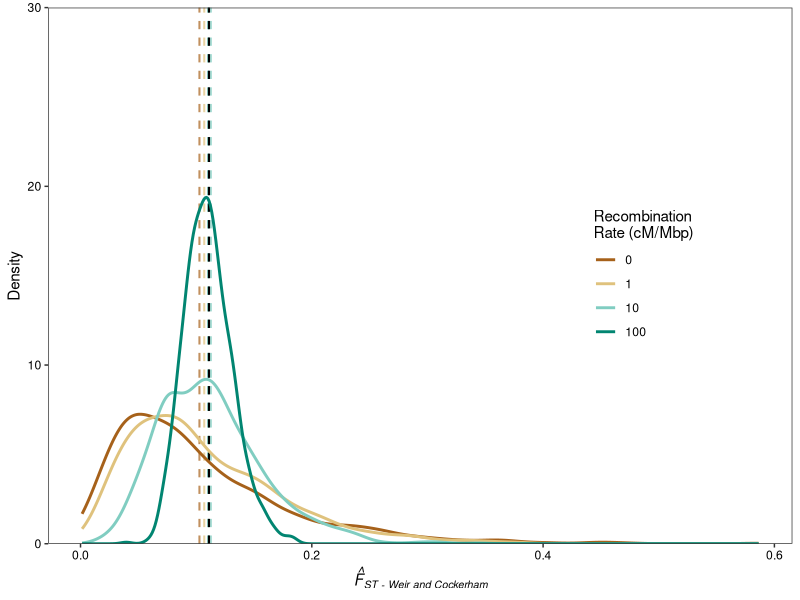

This figure's R source: (Note: this script raises an error after producing the figure.)

rm( list = ls())
options(scipen=6)


library(reshape2)
library(ggplot2)
library(scales)
library(ggpubr)

fst <- read.csv('finishedRuns/Island.csv')

fst_means<-tapply(fst$weighted_Fst, fst$rec, mean)

FstMeanDF <- data.frame( weightedFst = fst_means, rec = as.numeric(names(fst_means))*1e8)
## Figure for the paper

cbPalette <- c( "#009E73", "#0072B2", "#D55E00", "#CC79A7")

pal<- c('#a6611a','#dfc27d','#80cdc1','#018571')


mean_fst_dens_main_text <- ggplot(data = fst, aes( x = weighted_Fst, col = as.factor(rec*1e8))) + 
  geom_vline(data = FstMeanDF, aes(xintercept = weightedFst, col = as.factor(rec)), lwd = 0.7, alpha = 0.7 , show.legend = F, lty = 2)+
  geom_vline(aes(xintercept = 1/9), lwd = 0.7, lty = 2)+
  geom_line(adjust = 1, stat = 'density',lwd = 1, position = 'identity')+
  scale_x_continuous( expression(italic(hat(F)["ST - Weir and Cockerham"])) ) +
  scale_fill_manual("Recombination\nRate (cM/Mbp)", values = pal)+
  scale_color_manual("Recombination\nRate (cM/Mbp)",values = pal)+
  scale_y_continuous("Density", expand = c(0, 0), limits = c(0,30))+
  theme_bw()+
  theme(
    axis.text.x  = element_text(colour = 'black'),
    axis.text.y  = element_text(colour = 'black'),
    legend.position = c(0.8, 0.50),
    legend.text.align = 0,
    panel.grid.minor = element_blank(),
    panel.grid.major = element_blank()
  )

### For figure 1

pdf("Plots/Island_Fst_Plot.pdf", height = 4.5, width = 5)
print(mean_fst_dens_main_text)
dev.off()


mean_fst_dens <- ggplot(data = fst, aes( x = weighted_Fst, col = as.factor(rec*1e8))) + 
  geom_vline(data = FstMeanDF, aes(xintercept = weightedFst, col = as.factor(rec)), lwd = 0.7, alpha = 0.7 , show.legend = F, lty = 2)+
  geom_line(adjust = 1, stat = 'density',lwd = 1, position = 'identity')+
  scale_x_continuous( expression(italic(hat(F)["ST - Weir and Cockerham"])) ) +
  scale_fill_manual("Recombination\nRate (cM/Mbp)", values = pal)+
  scale_color_manual("Recombination\nRate (cM/Mbp)",values = pal)+
  scale_y_continuous("Density", expand = c(0, 0), limits = c(0,30))+
 # guides(vline= FALSE)+
    theme_bw()+
  theme(
    axis.text.x  = element_text(colour = 'black'),
    axis.text.y  = element_text(colour = 'black'),
    legend.text.align = 0,
    panel.grid.minor = element_blank(),
    panel.grid.major = element_blank()
  )


dxy_means<-tapply(fst$d_xy, fst$rec, mean)
DxyMeanDF <- data.frame( Dxy_mean = dxy_means, rec= as.numeric(names(dxy_means))*1e8)

mean_dxy_dens <- ggplot(data = fst, aes( x = d_xy, fill = as.factor(rec), col = as.factor(rec*1e8))) + 
  geom_vline(data = DxyMeanDF, aes(xintercept = dxy_means, col = as.factor(rec)), lwd = 0.7, alpha = 0.7 , show.legend = F, lty = 2)+
  geom_line( adjust = 1, lwd = 1, stat = 'density',  position = 'identity')+
  scale_x_continuous( expression(italic(D[XY]))) +
  scale_fill_manual("Recombination\nRate (cM/Mbp)", values = pal)+
  scale_color_manual("Recombination\nRate (cM/Mbp)",values = pal)+
  scale_y_continuous("Density", expand = c(0, 0), limits = c(0,800))+
  guides(colour = F, fill = F)+
         #  scale_y_continuous("Frequency", expand = c(0, 0), limits = c(0,14))+
  theme_bw()+
  theme(
    axis.text.x  = element_text(colour = 'black'),
    axis.text.y  = element_text(colour = 'black'),
    panel.grid.minor = element_blank(),
    panel.grid.major = element_blank()
  )




pdf("Plots/Fst_Dxy_Plot.pdf", height = 10, width = 5)
ggarrange(mean_fst_dens, mean_dxy_dens, ncol = 1, nrow = 2)
dev.off()


png("Plots/Fst_Dxy_Plot.png", height = 10, width = 5, units = 'in', res = 300)
ggarrange(mean_fst_dens, mean_dxy_dens, ncol = 1, nrow = 2)
dev.off()

#### Density plots for each summary stat 

diversity_means<-tapply(fst$diversity, fst$rec, mean)
diversityMeanDF <- data.frame( diversity_mean = diversity_means, rec = as.numeric(names(diversity_means))*1e8)

mean_diversity_dens <- ggplot(data = fst, aes( x = diversity, fill = as.factor(rec), col = as.factor(rec*1e8))) + 
  geom_vline(data = diversityMeanDF, aes(xintercept = diversity_means, col = as.factor(rec)), lwd = 0.7, alpha = 0.7 , show.legend = F, lty = 2)+
  geom_line( adjust = 1, lwd = 1, stat = 'density',  position = 'identity')+
  scale_x_continuous( expression(italic(pi[W,1]))) +
  scale_fill_manual("Recombination\nRate (cM/Mbp)", values = pal)+
  scale_color_manual("Recombination\nRate (cM/Mbp)",values = pal)+
  scale_y_continuous("Density", expand = c(0, 0), limits = c(0,800))+
#  guides(colour = F, fill = F)+
  #  scale_y_continuous("Frequency", expand = c(0, 0), limits = c(0,14))+
  theme_bw()+
  theme(
    axis.text.x  = element_text(colour = 'black'),
    axis.text.y  = element_text(colour = 'black'),
    panel.grid.minor = element_blank(),
    panel.grid.major = element_blank()
  )

tajima_means<-tapply(fst$Tajima_D, fst$rec, mean)
TajimaMeanDF <- data.frame( tajima_mean = tajima_means, rec = as.numeric(names(tajima_means))*1e8)

mean_tajima_dens <- ggplot(data = fst, aes( x = Tajima_D, fill = as.factor(rec), col = as.factor(rec*1e8))) + 
  geom_vline(data = TajimaMeanDF, aes(xintercept = tajima_mean, col = as.factor(rec)), lwd = 0.7, alpha = 0.7 , show.legend = F, lty = 2)+
  geom_line( adjust = 1, lwd = 1, stat = 'density',  position = 'identity')+
  scale_x_continuous( expression(italic("Tajima's D"))) +
  scale_fill_manual("Recombination\nRate (cM/Mbp)", values = pal)+
  scale_color_manual("Recombination\nRate (cM/Mbp)",values = pal)+
#  scale_y_continuous("Density", expand = c(0, 0), limits = c(0,800))+
#  guides(colour = F, fill = F)+
  #  scale_y_continuous("Frequency", expand = c(0, 0), limits = c(0,14))+
  theme_bw()+
  theme(
    axis.text.x  = element_text(colour = 'black'),
    axis.text.y  = element_text(colour = 'black'),
    panel.grid.minor = element_blank(),
    panel.grid.major = element_blank()
  )

H12_means<-tapply(fst$H12, fst$rec, mean)
H12MeanDF <- data.frame( H12_mean = H12_means, rec = as.numeric(names(H12_means))*1e8)

mean_H12_dens <- ggplot(data = fst, aes( x = H12, fill = as.factor(rec), col = as.factor(rec*1e8))) + 
  geom_vline(data = H12MeanDF, aes(xintercept = H12_mean, col = as.factor(rec)), lwd = 0.7, alpha = 0.7 , show.legend = F, lty = 2)+
  geom_line( adjust = 1, lwd = 1, stat = 'density',  position = 'identity')+
  scale_x_continuous( expression(italic("Garud's H12")), limits = c(0,0.15)) +
  scale_fill_manual("Recombination\nRate (cM/Mbp)", values = pal)+
  scale_color_manual("Recombination\nRate (cM/Mbp)",values = pal)+
#  scale_y_continuous("Density", expand = c(0, 0), limits = c(0,800))+
#  guides(colour = F, fill = F)+
  #  scale_y_continuous("Frequency", expand = c(0, 0), limits = c(0,14))+
  theme_bw()+
  theme(
    axis.text.x  = element_text(colour = 'black'),
    axis.text.y  = element_text(colour = 'black'),
    panel.grid.minor = element_blank(),
    panel.grid.major = element_blank()
  )

# Combine into one 5 panel plot with a common legend
all_summary_stats <- ggarrange(mean_fst_dens, mean_dxy_dens, mean_diversity_dens, mean_tajima_dens, mean_H12_dens, ncol = 5, nrow = 1, common.legend = T)

pdf("Plots/summary_stat_densities.pdf", width = 18, height = 4)
print(all_summary_stats)
dev.off()


##############################################
##############################################
##### THERE IS NO SPOON#######################
##############################################
##############################################
### MAKE THE MATRIX PLOT #####################
##############################################

fst_v_dxy <- ggplot(data = fst, aes(x = weighted_Fst, y = d_xy, col = as.factor(rec*1e8)))+
    geom_point(alpha = 0.5)+
    facet_wrap(~rec)+
    scale_y_continuous(expression(italic(D[XY])))+
    scale_x_continuous(expression(italic(hat(F)["ST - Weir and Cockerham"])))+
    theme_bw()+
    scale_colour_manual("Recombination \nRate (cM/Mbp)", values = pal)+
    theme(
      strip.text = element_blank(),
      axis.text.x = element_text( size = 9),
      axis.title.x = element_blank( ),
      axis.text.y = element_text( size = 9),
      axis.title.y = element_text( size = 9)
      #    legend.position = c(0.85, 0.85)
    )
  
  
fst_v_diversity <- ggplot(data = fst, aes(x = weighted_Fst, y = diversity, col = as.factor(rec*1e8)))+
  geom_point(alpha = 0.5)+
  facet_wrap(~rec)+
  scale_y_continuous(expression(italic(pi)))+
  scale_x_continuous(expression(italic(hat(F)["ST - Weir and Cockerham"])))+
  theme_bw()+
  scale_colour_manual("Recombination \nRate (cM/Mbp)", values = pal)+
  theme(
    strip.text = element_blank(),
    axis.text.x = element_text( size = 9),
    axis.title.x = element_blank( ),
    axis.text.y = element_text( size = 9),
    axis.title.y = element_text( size = 9)
    #    legend.position = c(0.85, 0.85)
  )

fst_v_tajima <- ggplot(data = fst, aes(x = weighted_Fst, y = Tajima_D, col = as.factor(rec*1e8)))+
  geom_point(alpha = 0.5)+
  facet_wrap(~rec)+
  scale_y_continuous(expression(italic("Tajima's D")))+
  scale_x_continuous(expression(italic(hat(F)["ST - Weir and Cockerham"])))+
  theme_bw()+
  scale_colour_manual("Recombination \nRate (cM/Mbp)", values = pal)+
  theme(
    strip.text = element_blank(),
    axis.text.x = element_text( size = 9),
    axis.title.x = element_blank( ),
    axis.text.y = element_text( size = 9),
    axis.title.y = element_text( size = 9)
    #    legend.position = c(0.85, 0.85)
  )


fst_v_H12 <- ggplot(data = fst, aes(x = weighted_Fst, y = H12, col = as.factor(rec*1e8)))+
  geom_point(alpha = 0.5)+
  facet_wrap(~rec)+
  scale_y_continuous(expression(italic("Garud's H12")))+
  scale_x_continuous(expression(italic(hat(F)["ST - Weir and Cockerham"])))+
  theme_bw()+
  scale_colour_manual("Recombination \nRate (cM/Mbp)", values = pal)+
  theme(
    strip.text = element_blank(),
    axis.text.x = element_text( size = 9),
    axis.title.x = element_text( size = 9),
    axis.text.y = element_text( size = 9),
    axis.title.y = element_text( size = 9)
    #    legend.position = c(0.85, 0.85)
  )

dxy_v_diversity <- ggplot(data = fst, aes(x = d_xy, y = diversity, col = as.factor(rec*1e8)))+
  geom_point(alpha = 0.5)+
  facet_wrap(~rec)+
  scale_y_continuous(expression(italic(pi["W,1"])))+
  scale_x_continuous(expression(italic(D[XY])))+
  theme_bw()+
  scale_colour_manual("Recombination \nRate (cM/Mbp)", values = pal)+
  theme(
    strip.text = element_blank(),
    axis.text.x = element_text( size = 9),
    axis.title.x = element_blank( ),
    axis.text.y = element_text( size = 9),
    axis.title.y = element_blank( )
    #    legend.position = c(0.85, 0.85)
  )

dxy_v_tajima <- ggplot(data = fst, aes(x = d_xy, y = Tajima_D, col = as.factor(rec*1e8)))+
  geom_point(alpha = 0.5)+
  facet_wrap(~rec)+
  scale_y_continuous(expression(italic("Tajima's D")))+
  scale_x_continuous(expression(italic(D[XY])))+
  theme_bw()+
  scale_colour_manual("Recombination \nRate (cM/Mbp)", values = pal)+
  theme(
    strip.text = element_blank(),
    axis.text.x = element_text( size = 9),
    axis.title.x = element_blank( ),
    axis.text.y = element_text( size = 9),
    axis.title.y = element_blank( )
    #    legend.position = c(0.85, 0.85)
  )


dxy_v_H12 <- ggplot(data = fst, aes(x = d_xy, y = H12, col = as.factor(rec*1e8)))+
  geom_point(alpha = 0.5)+
  facet_wrap(~rec)+
  scale_y_continuous(expression(italic("Garud's H12")))+
  scale_x_continuous(expression(italic(D[XY])))+
  theme_bw()+
  scale_colour_manual("Recombination \nRate (cM/Mbp)", values = pal)+
  theme(
    strip.text = element_blank(),
    axis.text.x = element_text( size = 9),
    axis.title.x = element_text( size = 9),
    axis.text.y = element_text( size = 9),
    axis.title.y = element_blank( )
    #    legend.position = c(0.85, 0.85)
  )

diversity_v_tajima <- ggplot(data = fst, aes(x = diversity, y = Tajima_D, col = as.factor(rec*1e8)))+
  geom_point(alpha = 0.5)+
  facet_wrap(~rec)+
  scale_y_continuous(expression(italic("Tajima's D")))+
  scale_x_continuous(expression(italic(pi)))+
  theme_bw()+
  scale_colour_manual("Recombination \nRate (cM/Mbp)", values = pal)+
  theme(
    strip.text = element_blank(),
    axis.text.x = element_text( size = 9),
#    axis.title.x = element_text( size = 9),
    axis.text.y = element_text( size = 9),
#    axis.title.y = element_text( size = 9),
    axis.title.x = element_blank( ),
    axis.title.y = element_blank( )
    #    legend.position = c(0.85, 0.85)
  )


diversity_v_H12 <- ggplot(data = fst, aes(x = diversity, y = H12, col = as.factor(rec*1e8)))+
  geom_point(alpha = 0.5)+
  facet_wrap(~rec)+
  scale_y_continuous(expression(italic("Garud's H12")))+
  scale_x_continuous(expression(italic(pi)))+
  theme_bw()+
  scale_colour_manual("Recombination \nRate (cM/Mbp)", values = pal)+
  theme(
    strip.text = element_blank(),
    axis.text.x = element_text( size = 9),
    axis.title.x = element_text( size = 9),
    axis.text.y = element_text( size = 9),
 #   axis.title.y = element_text( size = 9),
    #    axis.title.y = element_text( size = 9),
    axis.title.y = element_blank( )
  )


tajima_v_H12 <- ggplot(data = fst, aes(x = Tajima_D, y = H12, col = as.factor(rec*1e8)))+
  geom_point(alpha = 0.5)+
  facet_wrap(~rec)+
  scale_y_continuous(expression(italic("Garud's H12")))+
  scale_x_continuous(expression(italic("Tajima's D")))+
  theme_bw()+
  scale_colour_manual("Recombination \nRate (cM/Mbp)", values = pal)+
  theme(
    strip.text = element_blank(),
    axis.text.x = element_text( size = 9),
    axis.title.x = element_text( size = 9),
    axis.text.y = element_text( size = 9),
#    axis.title.y = element_text( size = 12),
    axis.title.y = element_blank( )
    #    legend.position = c(0.85, 0.85)
  )


library(ggpubr)
library(gridExtra)
library(grid)
ng = nullGrob()
matrixPlot <- ggarrange( fst_v_dxy, ng, ng, ng,
           fst_v_diversity, dxy_v_diversity, ng, ng,
           fst_v_tajima, dxy_v_tajima, diversity_v_tajima, ng,
           fst_v_H12, dxy_v_H12, diversity_v_H12, tajima_v_H12, common.legend = T, nrow = 4, ncol = 4, legend = 'bottom')

pdf('Plots/summary_stat_matrix.pdf', height  = 20, width = 20)
print(matrixPlot)
dev.off()

png('Plots/summary_stat_matrix.png', height  = 20, width = 20, res = 300, units = 'in')
print(matrixPlot)
dev.off()

#### Plot the Fst density for each demographic model

two_patch <- read.csv('finishedRuns/2Patch.csv')
two_patch$model <- 'Two Deme Model'
island <- read.csv('finishedRuns/Island.csv')
island$model <- '100 Deme Island Model'
ring <- read.csv('finishedRuns/Ring.csv')
ring$model <- '20 Deme Ring Model'
cline <- read.csv('finishedRuns/cline.csv')
cline$model <- '20 Deme 1-Dimensional Cline'

models <- rbind ( two_patch, island, ring, cline )

#fst_means<-tapply(fst$weighted_Fst, fst$rec, mean)

FstMeanDF <- data.frame( weightedFst = fst_means, rec = names(fst_means))
## Figure for the paper
cbPalette <- c( "#009E73", "#0072B2", "#D55E00", "#CC79A7")

pal<- c('#a6611a','#dfc27d','#80cdc1','#018571')


model_plots <- ggplot(data = models, aes( x = weighted_Fst, col = as.factor(rec*1e8))) + 
  geom_line(stat = 'density',lwd = 1, position = 'identity')+
  facet_wrap(~model)+
  scale_x_continuous( expression(italic(hat(F)["ST - Weir and Cockerham"])) ) +
  scale_fill_manual("Recombination\nRate (cM/Mbp)", values = pal)+
  scale_color_manual("Recombination\nRate (cM/Mbp)",values = pal)+
  scale_y_continuous("Density", expand = c(0, 0), limits = c(0,25))+
  theme_bw()+
  theme(
    axis.text.x  = element_text(colour = 'black'),
    axis.text.y  = element_text(colour = 'black'),
    legend.text.align = 0,
    strip.text.x = element_text(face = 'bold'), 
    panel.grid.minor = element_blank(),
    panel.grid.major = element_blank()
  )

pdf("Plots/Fst_by_model.pdf", height = 8, width = 10)
print(model_plots)
dev.off()

